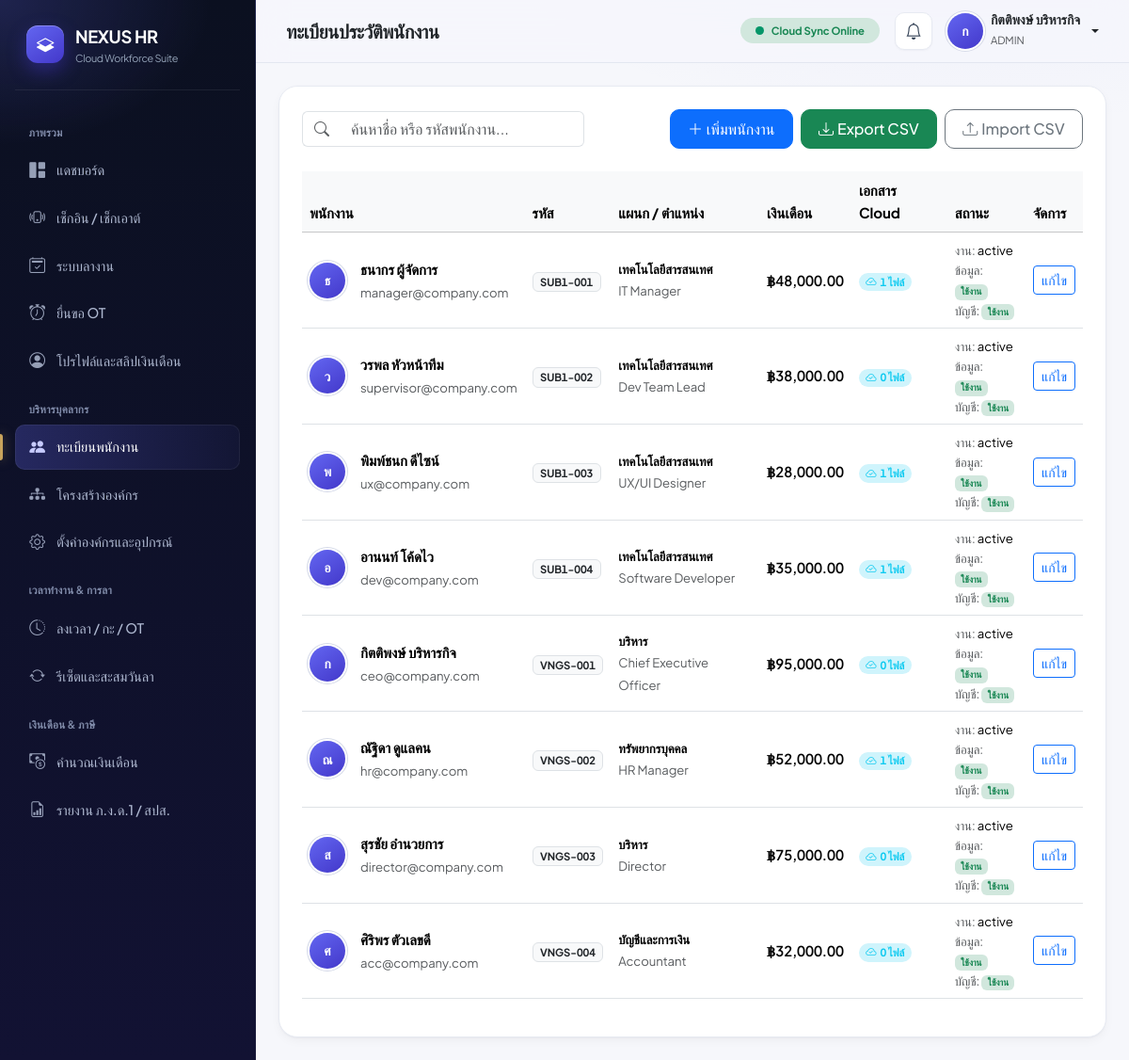
Screenshot of /modules/personnel/employees.php (signed in) with the database file from the repository.
### tables this page shows
CREATE TABLE employees (
    id VARCHAR(20) PRIMARY KEY COMMENT 'รหัสพนักงาน เช่น EMP-000001 (PK)',
    company_id INT NOT NULL COMMENT 'รหัสบริษัทที่สังกัด',
    emp_code VARCHAR(20) NOT NULL COMMENT 'รหัสพนักงานสำรอง',
    first_name VARCHAR(100) NOT NULL COMMENT 'ชื่อ',
    last_name VARCHAR(100) NOT NULL COMMENT 'นามสกุล',
    id_card_no VARCHAR(13) NOT NULL COMMENT 'เลขบัตรประชาชน',
    email VARCHAR(100) UNIQUE NOT NULL COMMENT 'อีเมล',
    phone VARCHAR(20) NULL COMMENT 'เบอร์โทร',
    department_id INT NULL COMMENT 'รหัสแผนก',
    position_id INT NULL COMMENT 'รหัสตำแหน่ง',
    manager_id VARCHAR(20) NULL COMMENT 'รหัสหัวหน้าสายตรง',
    hire_date DATE NOT NULL COMMENT 'วันเริ่มงาน',
    base_salary DECIMAL(12,2) NOT NULL DEFAULT 0.00 COMMENT 'เงินเดือนฐาน',
    employment_status ENUM('active', 'probation', 'resigned') NOT NULL DEFAULT 'active' COMMENT 'สถานะงาน',
    status TINYINT(1) NOT NULL DEFAULT 1 COMMENT 'สถานะใช้งานในระบบ (1=ใช้งาน, 0=เลิกใช้/ลบ)',
    profile_image_url VARCHAR(500) NULL COMMENT 'รูปโปรไฟล์',
    created_at TIMESTAMP DEFAULT CURRENT_TIMESTAMP COMMENT 'วันที่สร้าง',
    updated_at TIMESTAMP DEFAULT CURRENT_TIMESTAMP ON UPDATE CURRENT_TIMESTAMP COMMENT 'วันที่แก้ไขล่าสุด',
    UNIQUE KEY uk_company_emp_code (company_id, emp_code),
    UNIQUE KEY uk_company_id_card (company_id, id_card_no),
    INDEX idx_employees_company_status (company_id, status, employment_status),
    INDEX idx_employees_manager (manager_id),
    FOREIGN KEY (company_id) REFERENCES companies(company_id),
    FOREIGN KEY (department_id) REFERENCES departments(id),
    FOREIGN KEY (position_id) REFERENCES positions(id),
    FOREIGN KEY (manager_id) REFERENCES employees(id) ON DELETE SET NULL
);

CREATE TABLE departments (
    id INT AUTO_INCREMENT PRIMARY KEY COMMENT 'รหัสแผนก (PK)',
    company_id INT NOT NULL COMMENT 'รหัสบริษัท',
    code VARCHAR(20) NOT NULL COMMENT 'รหัสย่อแผนก',
    name VARCHAR(100) NOT NULL COMMENT 'ชื่อแผนก',
    parent_id INT NULL COMMENT 'รหัสแผนกแม่',
    status TINYINT(1) NOT NULL DEFAULT 1 COMMENT 'สถานะใช้งาน (1=ใช้งาน, 0=เลิกใช้)',
    created_at TIMESTAMP DEFAULT CURRENT_TIMESTAMP COMMENT 'วันที่สร้าง',
    duplicate_key CHAR(64) NULL,
    UNIQUE KEY uk_departments_duplicate_key (duplicate_key),
    INDEX idx_departments_company_status (company_id, status),
    FOREIGN KEY (company_id) REFERENCES companies(company_id) ON DELETE CASCADE,
    FOREIGN KEY (parent_id) REFERENCES departments(id) ON DELETE SET NULL
);

CREATE TABLE positions (
    id INT AUTO_INCREMENT PRIMARY KEY COMMENT 'รหัสตำแหน่ง (PK)',
    company_id INT NULL COMMENT 'รหัสบริษัท (NULL = ใช้ร่วมกันทั้งเครือ)',
    title VARCHAR(100) NOT NULL COMMENT 'ชื่อตำแหน่ง',
    level INT NOT NULL DEFAULT 1 COMMENT 'ระดับตำแหน่ง (1=พนักงาน, 2=หัวหน้า, 3=ผู้จัดการ, 4=ผู้อำนวยการ, 5=CEO)',
    is_leave_required BOOLEAN NOT NULL DEFAULT TRUE COMMENT 'ต้องยื่นลาหรือไม่ (ระดับ ผอ. ขึ้นไป = FALSE)',
    status TINYINT(1) NOT NULL DEFAULT 1 COMMENT 'สถานะใช้งาน (1=ใช้งาน, 0=เลิกใช้)',
    duplicate_key CHAR(64) NULL,
    UNIQUE KEY uk_positions_duplicate_key (duplicate_key),
    INDEX idx_positions_company_status (company_id, status),
    FOREIGN KEY (company_id) REFERENCES companies(company_id) ON DELETE CASCADE
);

### includes/auth.php (called while the page is built, shortened)
<?php
function getSafeProfileImageUrl($profileImageUrl): ?string
{
    $prefix = BASE_URL . '/uploads/profile_images/';
    if (!is_string($profileImageUrl) || !str_starts_with($profileImageUrl, $prefix)) {
        return null;
    }
    return $profileImageUrl;
}

### modules/personnel/employees.php (the view, shortened to what this page needs)
<?php
    require_once __DIR__ . '/../../includes/auth.php';
    $employees = $pdo->query("SELECT e.*, d.name as dept_name, p.title as pos_title, u.status AS account_status,
                             (SELECT COUNT(*) FROM cloud_documents cd WHERE cd.employee_id=e.id AND cd.status=1) as doc_count
                          FROM employees e LEFT JOIN departments d ON e.department_id=d.id LEFT JOIN positions p ON e.position_id=p.id
                          LEFT JOIN users u ON u.employee_id=e.id ORDER BY e.emp_code")->fetchAll();
    include ROOT_PATH . '/includes/layout_top.php';
?>
<div class="glass-card p-4 animate-up">
    <div class="d-flex flex-wrap justify-content-between align-items-center gap-3 mb-4">
        <div class="input-group" style="max-width: 300px;">
            <span class="input-group-text bg-white border-end-0"><i class="bi bi-search text-muted"></i></span>
            <input type="text" id="searchEmp" class="form-control border-start-0" placeholder="ค้นหาชื่อ หรือ รหัสพนักงาน...">
        </div>
        <div class="d-flex gap-2 flex-wrap">
            <a href="employee_form.php" class="btn btn-primary btn-modern"><i class="bi bi-plus-lg me-1"></i>เพิ่มพนักงาน</a>
            <a href="?action=export" class="btn btn-success btn-modern"><i class="bi bi-download me-1"></i>Export CSV</a>
            <button class="btn btn-outline-secondary btn-modern" data-bs-toggle="modal" data-bs-target="#importModal"><i class="bi bi-upload me-1"></i>Import CSV</button>
        </div>
    </div>
    <div class="table-responsive">
        <table class="table table-hover align-middle" id="empTable">
            <thead class="table-light">
                <tr><th>พนักงาน</th><th>รหัส</th><th>แผนก / ตำแหน่ง</th><th>เงินเดือน</th><th>เอกสาร Cloud</th><th>สถานะ</th><th>จัดการ</th></tr>
            </thead>
            <tbody>
            <?php foreach ($employees as $e): ?>
                <tr>
                    <td>
                        <div class="d-flex align-items-center gap-3">
                            <div class="avatar-circle">
                                <?php $profileImageUrl = getSafeProfileImageUrl($e['profile_image_url'] ?? null); ?>
                                <?php if ($profileImageUrl !== null): ?>
                                    <img class="avatar-image" src="<?php echo htmlspecialchars($profileImageUrl) ?>" alt="">
                                <?php else: ?>
                                    <?php echo htmlspecialchars(mb_substr($e['first_name'], 0, 1)) ?>
                                <?php endif; ?>
                            </div>
                            <div>
                                <div class="fw-semibold"><?php echo htmlspecialchars($e['first_name'].' '.$e['last_name']) ?></div>
                                <small class="text-muted"><?php echo htmlspecialchars($e['email']) ?></small>
                            </div>
                        </div>
                    </td>
                    <td><span class="badge bg-light text-dark border"><?php echo htmlspecialchars($e['emp_code']) ?></span></td>
                    <td>
                        <div class="small fw-semibold"><?php echo htmlspecialchars($e['dept_name'] ?? '-') ?></div>
                        <small class="text-muted"><?php echo htmlspecialchars($e['pos_title'] ?? '-') ?></small>
                    </td>
                    <td class="fw-semibold">฿<?php echo number_format($e['base_salary'], 2) ?></td>
                    <td><span class="badge bg-info-subtle text-info rounded-pill"><i class="bi bi-cloud-check me-1"></i><?php echo $e['doc_count'] ?> ไฟล์</span></td>
                    <td>
                        <div class="small"><span class="text-muted">งาน:</span> <?php echo htmlspecialchars($e['employment_status']) ?></div>
                        <div class="small"><span class="text-muted">ข้อมูล:</span>
                            <span class="badge <?php echo (int)$e['status'] === 1 ? 'bg-success-subtle text-success' : 'bg-secondary-subtle text-secondary' ?>">
                                <?php echo (int)$e['status'] === 1 ? 'ใช้งาน' : 'ปิดใช้งาน' ?>
                            </span>
                        </div>
                        <div class="small"><span class="text-muted">บัญชี:</span>
                            <span class="badge <?php echo (int)$e['account_status'] === 1 ? 'bg-success-subtle text-success' : 'bg-secondary-subtle text-secondary' ?>">
                                <?php echo $e['account_status'] === null ? 'ไม่มีบัญชี' : ((int)$e['account_status'] === 1 ? 'ใช้งาน' : 'ระงับ') ?>
                            </span>
                        </div>
                    </td>
                    <td><a href="employee_form.php?id=<?php echo rawurlencode($e['id']) ?>" class="btn btn-sm btn-outline-primary">แก้ไข</a></td>
                </tr>
            <?php endforeach; ?>
            </tbody>
        </table>
    </div>
</div>
<?php include ROOT_PATH . '/includes/layout_bottom.php'; ?>

### assets/css/style.css (style rules this page uses)
:root { --primary: #4338ca; --primary-light: #6366f1; --primary-soft: #eef0ff; --secondary: #0891b2; --accent: #059669; --gold: #c9a45c; --bg-body: #f6f7fb; --surface: #ffffff; --surface-muted: #fafbfd; --sidebar-bg: #0b1020; --sidebar-width: 272px; --ink: #0f172a; --ink-2: #334155; --ink-3: #64748b; --line: #e7eaf2; --line-strong: #d6dbe8; --radius-lg: 20px; --radius-md: 14px; --radius-sm: 10px; --card-radius: var(--radius-lg); --shadow-xs: 0 1px 2px rgba(15, 23, 42, 0.04); --shadow-sm: 0 1px 2px rgba(15, 23, 42, 0.04), 0 4px 12px -2px rgba(15, 23, 42, 0.05); --shadow-md: 0 2px 4px rgba(15, 23, 42, 0.04), 0 12px 28px -8px rgba(15, 23, 42, 0.10); --shadow-lg: 0 4px 8px rgba(15, 23, 42, 0.04), 0 24px 48px -12px rgba(67, 56, 202, 0.18); --ease-fluid: cubic-bezier(0.22, 1, 0.36, 1); }
* { box-sizing: border-box; }
html { -webkit-text-size-adjust: 100%; }
body { font-family: 'Plus Jakarta Sans', 'IBM Plex Sans Thai', sans-serif; font-size: 0.94rem; line-height: 1.6; letter-spacing: -0.005em; background: radial-gradient(900px 420px at 85% -10%, rgba(99, 102, 241, 0.07), transparent 60%), var(--bg-body); background-attachment: fixed; color: var(--ink); overflow-x: hidden; -webkit-font-smoothing: antialiased; text-rendering: optimizeLegibility; }
.dashboard-kpi-card, table, .notification-copy small { font-variant-numeric: tabular-nums; }
* { scrollbar-width: thin; scrollbar-color: #cbd2e1 transparent; }
.animate-up { animation: fadeInUp 0.6s var(--ease-fluid) both; }
.glass-card { background: var(--surface); border: 1px solid var(--line); border-radius: var(--card-radius); box-shadow: var(--shadow-sm); transition: transform 0.35s var(--ease-fluid), box-shadow 0.35s var(--ease-fluid), border-color 0.35s ease; }
.avatar-circle { width: 38px; height: 38px; border-radius: 50%; background: linear-gradient(145deg, #6366f1, #4338ca); color: #fff; font-weight: 600; font-size: 0.85rem; display: inline-flex; align-items: center; justify-content: center; box-shadow: 0 0 0 2px #fff, 0 0 0 3px var(--line-strong); overflow: hidden; }
.btn-modern { border-radius: var(--radius-sm); font-weight: 500; padding: 0.52rem 1.15rem; transition: transform 0.2s var(--ease-fluid), box-shadow 0.2s var(--ease-fluid), background-color 0.2s ease; }

### rows the page displays
employees: first_name "ธ", first_name+last_name "ธนากร ผู้จัดการ", email "manager@company.com", emp_code "SUB1-001", department.name "เทคโนโลยีสารสนเทศ", position.title "IT Manager", base_salary "48,000.00", doc_count "1", employment_status "active", status "ใช้งาน"
employees: first_name "ว", first_name+last_name "วรพล หัวหน้าทีม", email "supervisor@company.com", emp_code "SUB1-002", department.name "เทคโนโลยีสารสนเทศ", position.title "Dev Team Lead", base_salary "38,000.00", doc_count "0", employment_status "active", status "ใช้งาน"
employees: first_name "พ", first_name+last_name "พิมพ์ชนก ดีไซน์", email "ux@company.com", emp_code "SUB1-003", department.name "เทคโนโลยีสารสนเทศ", position.title "UX/UI Designer", base_salary "28,000.00", doc_count "1", employment_status "active", status "ใช้งาน"
employees: first_name "อ", first_name+last_name "อานนท์ โค้ดไว", email "dev@company.com", emp_code "SUB1-004", department.name "เทคโนโลยีสารสนเทศ", position.title "Software Developer", base_salary "35,000.00", doc_count "1", employment_status "active", status "ใช้งาน"
employees: first_name "ก", first_name+last_name "กิตติพงษ์ บริหารกิจ", email "ceo@company.com", emp_code "VNGS-001", department.name "บริหาร", position.title "Chief Executive Officer", base_salary "95,000.00", doc_count "0", employment_status "active", status "ใช้งาน"
employees: first_name "ณ", first_name+last_name "ณัฐิดา ดูแลคน", email "hr@company.com", emp_code "VNGS-002", department.name "ทรัพยากรบุคคล", position.title "HR Manager", base_salary "52,000.00", doc_count "1", employment_status "active", status "ใช้งาน"
employees: first_name "ส", first_name+last_name "สุรชัย อำนวยการ", email "director@company.com", emp_code "VNGS-003", department.name "บริหาร", position.title "Director", base_salary "75,000.00", doc_count "0", employment_status "active", status "ใช้งาน"
employees: first_name "ศ", first_name+last_name "ศิริพร ตัวเลขดี", email "acc@company.com", emp_code "VNGS-004", department.name "บัญชีและการเงิน", position.title "Accountant", base_salary "32,000.00", doc_count "0", employment_status "active", status "ใช้งาน"

### other values shown
$pageTitle "ทะเบียนประวัติพนักงาน"
mb_substr($_SESSION['full_name'] ?? 'U', 0, 1) "ก"
$_SESSION['full_name'] "กิตติพงษ์ บริหารกิจ"
$_SESSION['role'] "ADMIN"
